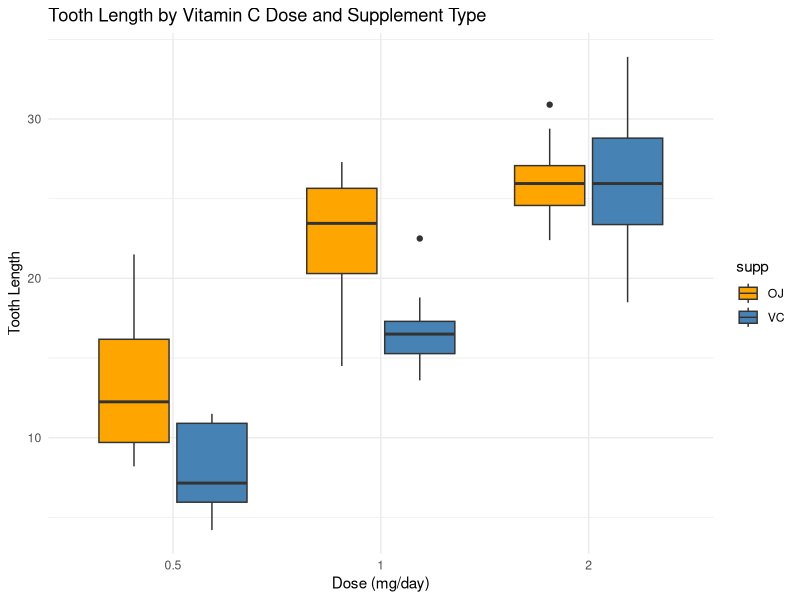

Reproduce this figure in R.
## ---- chunk 1
# Summarizing the tooth length by dose and supplement type
aggregate(len ~ dose + supp, data = ToothGrowth, FUN = mean)
# commit 2
# commit 3
## ---- chunk 2
# Creating a grouped boxplot using the ggplot2
library(ggplot2)

ggplot(ToothGrowth, aes(x = factor(dose), y = len, fill = supp)) +
  geom_boxplot() +
  labs(title = "Tooth Length by Vitamin C Dose and Supplement Type",
       x = "Dose (mg/day)",
       y = "Tooth Length") +
  scale_fill_manual(values = c("orange", "steelblue")) +
  theme_minimal()
